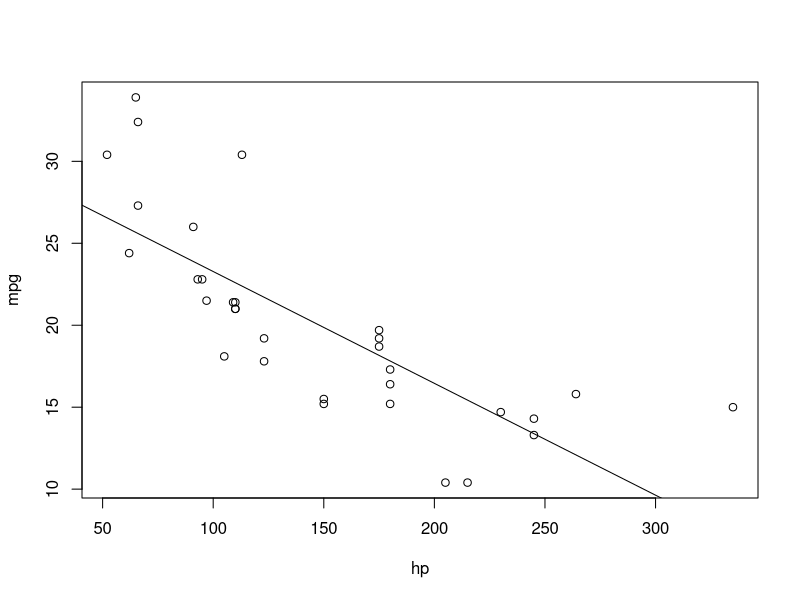
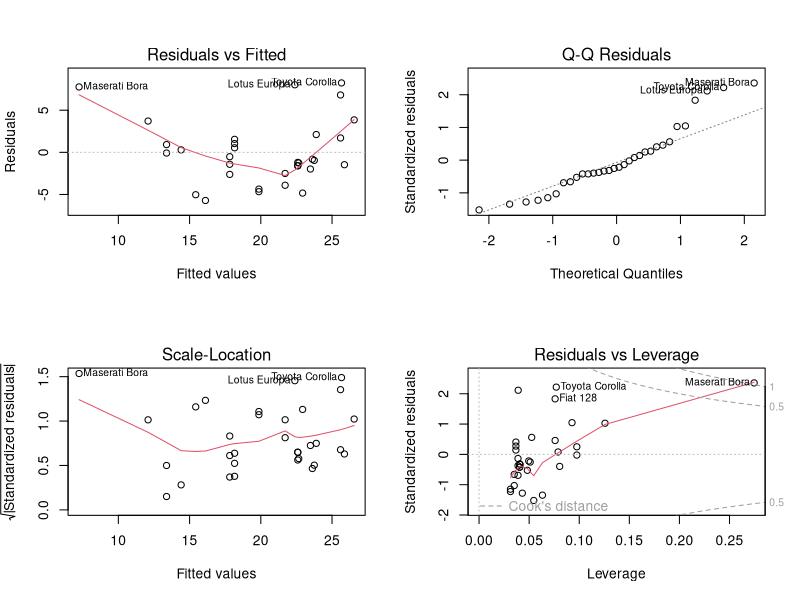

Write R code to recreate these figures, in order.
## ---- chunk 1
library(MASS)
Auto <- mtcars
lm <- lm(mpg ~ hp, data = Auto)
summary(lm)
## ---- chunk 2
(ans <- 30.09886 -0.06823 * 98)

predict(lm, data.frame(hp=98), interval="confidence")
predict(lm, data.frame(hp=98), interval="prediction")

## ---- chunk 3
plot(mpg~hp, data = mtcars)
abline(lm)
## ---- chunk 4
par(mfrow=c(2,2))
plot(lm)
